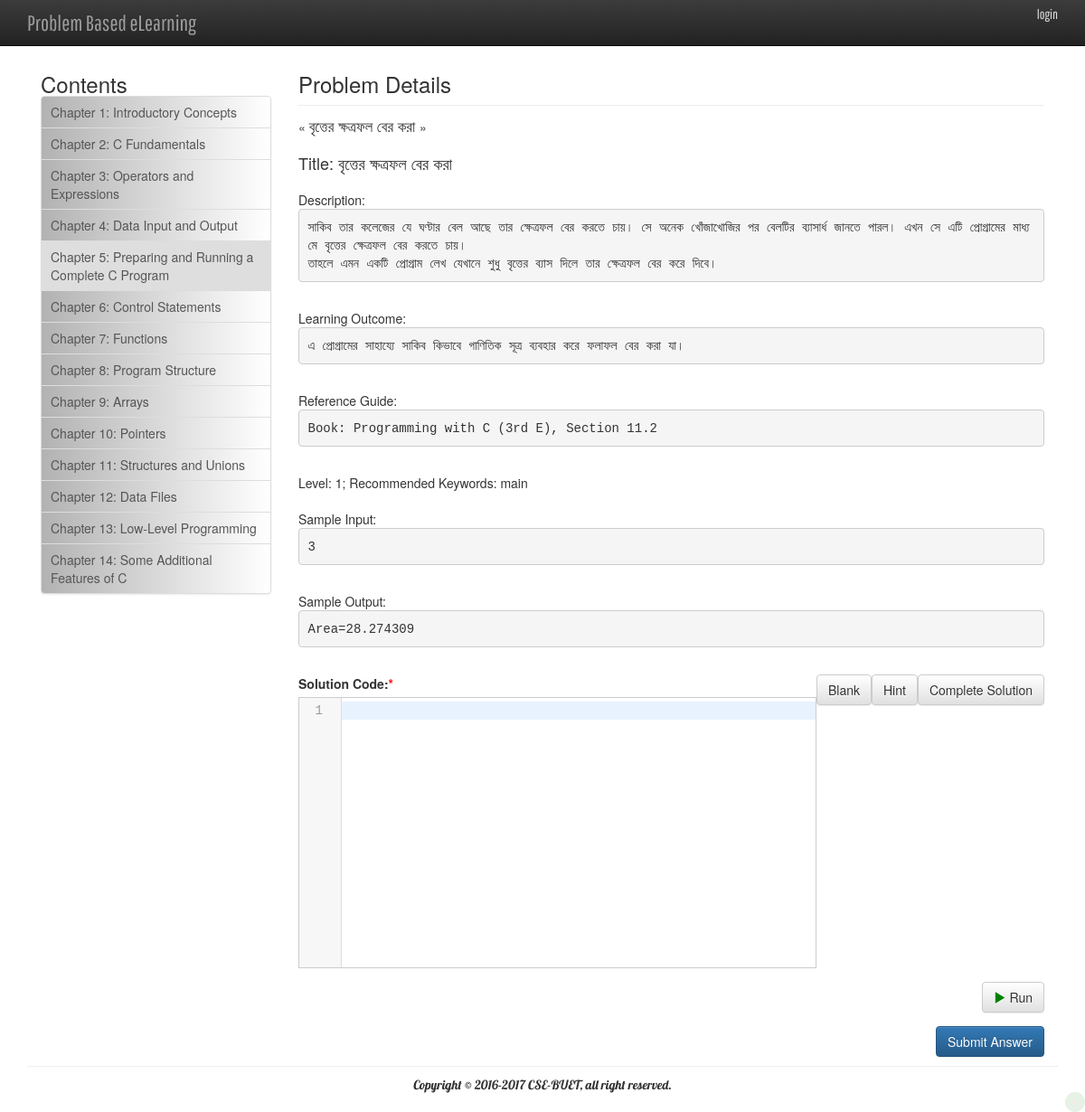
/c/Chapter_content/single_view/5, run on an earlier commit of the app's database.
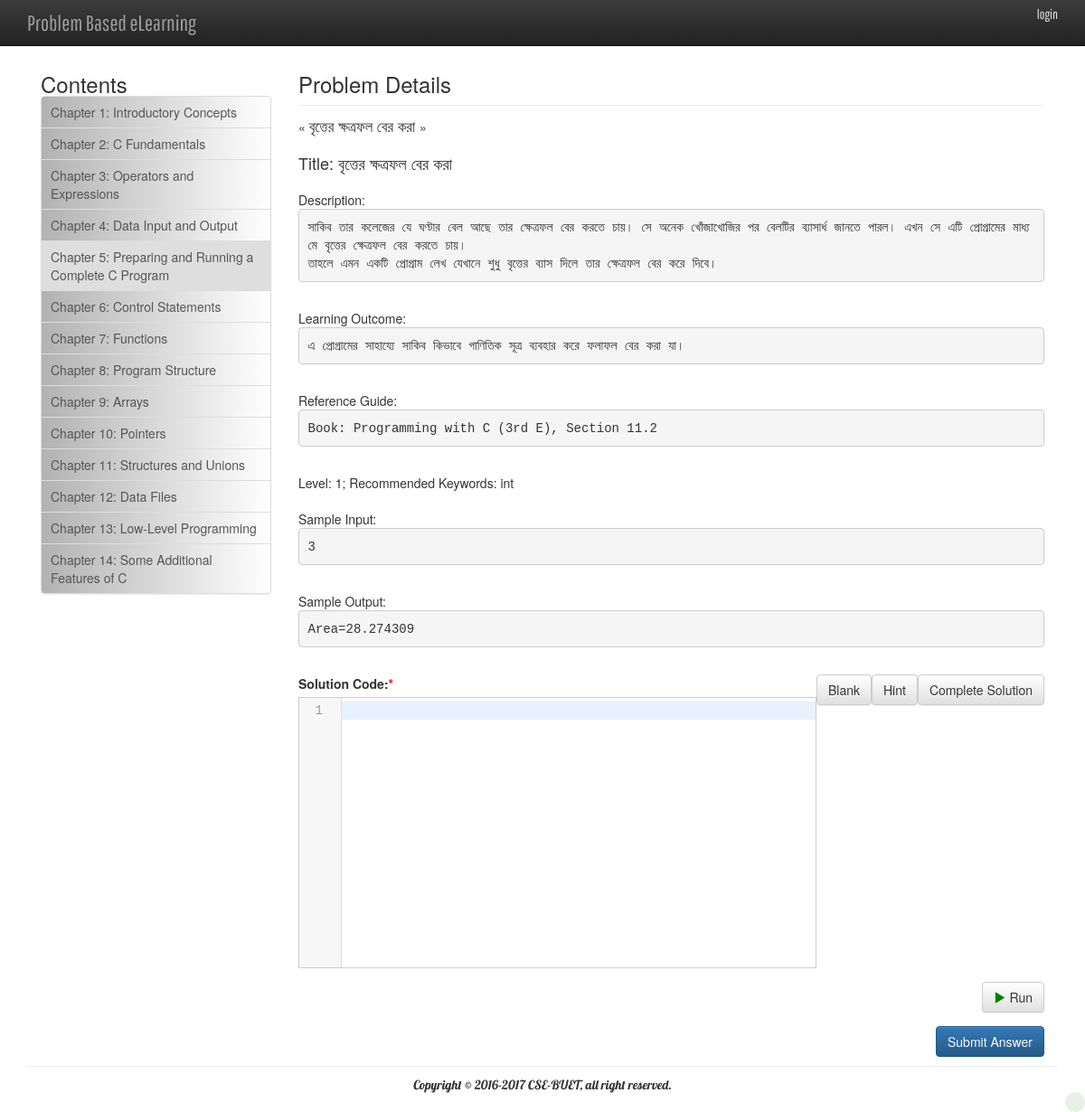
And on a later commit of the database.
### tables this page shows
CREATE TABLE IF NOT EXISTS `c_problem` (
  `id` int(11) NOT NULL AUTO_INCREMENT,
  `title` varchar(255) NOT NULL,
  `description` mediumtext NOT NULL,
  `learning_outcome` mediumtext NOT NULL,
  `reference_guide` varchar(255) NOT NULL,
  `keywords` varchar(100) NOT NULL,
  `type` varchar(30) NOT NULL,
  `level` int(2) NOT NULL,
  `sample_input` mediumtext,
  `sample_output` mediumtext,
  `hint` mediumtext NOT NULL,
  `chapter_id` int(11) NOT NULL,
  `created_by` varchar(50) NOT NULL,
  `language` varchar(5) NOT NULL DEFAULT 'en',
  `created_at` timestamp NOT NULL DEFAULT CURRENT_TIMESTAMP,
  `updated_at` timestamp NULL DEFAULT NULL,
  PRIMARY KEY (`id`)
);

### application/controllers/c/Chapter_content.php (called while the page is built, shortened)
<?php
class Chapter_content extends CI_Controller {
	function __construct() {
		$this->load->model("c/Chapter_content_model", "Chapter_content");
		$this->load->model("c/Learning_model", "learning");
		$this->load->model("c/Problem_list_model", "problem_list");
	}
	public function single_view($pid)
	{
		$data['chapter_content'] = $this->Chapter_content->getTopics();
		$data['childes'] = $this->problem_list->getChildList($pid);
		$data['parent'] = $this->problem_list->getParentList($pid);
		$data['single_problem'] = $this->learning->singleProblemView($pid);
		$this->load->view('c/chapter_content/single_problem_view', $data);
	}
}

### index.php (called while the page is built, shortened)
<?php
require_once BASEPATH.'core/CodeIgniter.php';

### application/models/c/Learning_model.php (called while the page is built, shortened)
<?php
class Learning_model extends CI_Model
{
    public function singleProblemView($pid)
    {
        $this->db->select("*");
        $this->db->from("c_problem");
        $this->db->where('id', $pid);
        $query = $this->db->get();
        return $result = $query->result();
    }
}

### application/views/c/chapter_content/single_problem_view.php (the view, shortened to what this page needs)
<div class="col-md-9 col-sm-9 col-xs-12">
    <form role="form" action="<?=base_url();?>c/Solution_submit/answer_solution/<?=$single_problem[0]->id?>" method="post">
        <h3>Problem Details</h3>
        <hr>
        &laquo; <big><?php echo $single_problem[0]->title; ?> </big> &raquo;
        <br>
        <br>
        <h4>Title: <?php echo $single_problem[0]->title; ?></h4>
        <br>
        <p>Description: <pre><?php echo $single_problem[0]->description; ?></pre></p>
        <br>
        <p>Learning Outcome: <pre><?php echo $single_problem[0]->learning_outcome; ?></pre></p>
        <br>
        <p>Reference Guide: <pre><?php echo $single_problem[0]->reference_guide; ?></pre></p>
        <br>
        <p>Level: <?php echo $single_problem[0]->level;?>; Recommended Keywords: <?php echo $single_problem[0]->keywords; ?></p>
        <br>
        <p>Sample Input: <pre><?php echo $single_problem[0]->sample_input; ?></pre></p>
        <br>
        <p>Sample Output: <pre><?php echo $single_problem[0]->sample_output; ?></pre></p>
        <br>
        <div class="form-group required">
            <label class="control-label">Solution Code:</label>
            <span id="complete_solution" class="btn btn-default pull-right">Complete Solution</span>
            <span id="hint" class="btn btn-default pull-right">Hint</span>
            <span id="blank" class="btn btn-default pull-right">Blank</span>
        </div>
        <div class="row">
            <div class="form-group col-md-12">
                <button id="solution_code_btn" type="button" class="btn btn-default pull-right"><i class="glyphicon glyphicon-play color-green"></i> Run</button>
            </div>
        </div>
        <input class="btn btn-primary pull-right" type="submit" value="Submit Answer">
    </form>
</div>

What changed in the data, as far as the page shows it:
changed c_problem "বৃত্তের ক্ষত্রফল বের করা": keywords "main" → "int"
